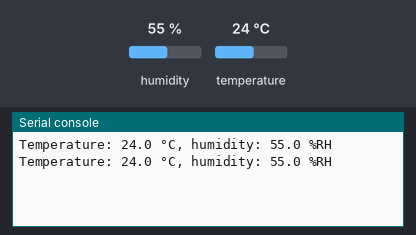
The program below on a simulated Raspberry Pi Pico running MicroPython. Parts: the last lines printed to the serial console. The test bench sets the inputs (shaded band); at power-on: humidity 55 %, temperature 24 °C.

Above: at 1.2 s.
1.3 s: humidity set to 22 %
At 2.7 s:
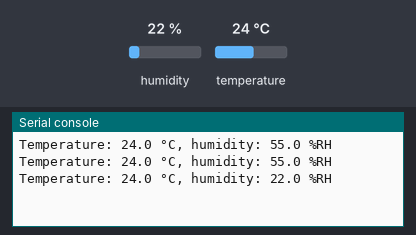
2.8 s: temperature set to 12 °C
At 4.1 s:
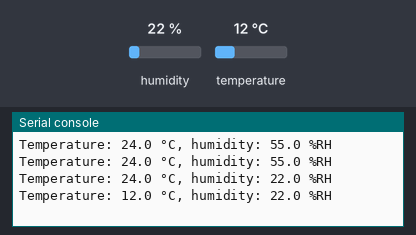
4.3 s: humidity set to 40 %
At 5.3 s:
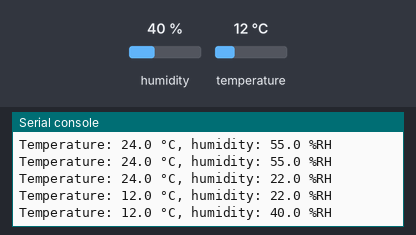
Timing chart, 0 to 7.3 s (numbered marks = the images above; inputs shaded):
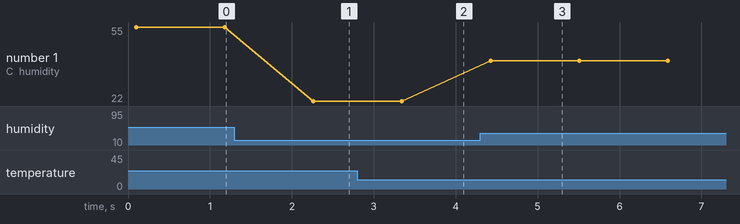

The program:

YD-RP2040_temperature_and_humidity_measuring.py
```python
from machine import Pin, I2C
from utime import sleep

from dht20 import DHT20


i2c0_sda = Pin(0)
i2c0_scl = Pin(1)
i2c0 = I2C(0, sda=i2c0_sda, scl=i2c0_scl)

dht20 = DHT20(0x38, i2c0)

while True:
    measurements = dht20.measurements
    print(f"Temperature: {measurements['t']} °C, humidity: {measurements['rh']} %RH")
    sleep(1)
```

Measured:
- after the input at 1.3 s, the serial console: prints a new line after 0.96 s (image 1)
- after the input at 2.8 s, the serial console: prints a new line after 0.54 s (image 2)
- after the input at 4.3 s, the serial console: prints a new line after 0.13 s (image 3)
- plotted number 1: 55 → 22 after the input at 1.3 s, 22 → 40 after the input at 4.3 s
